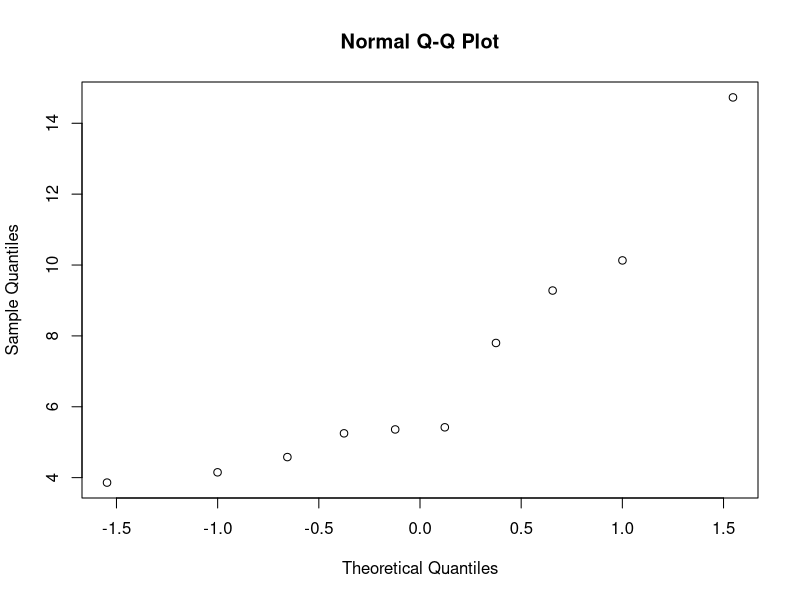
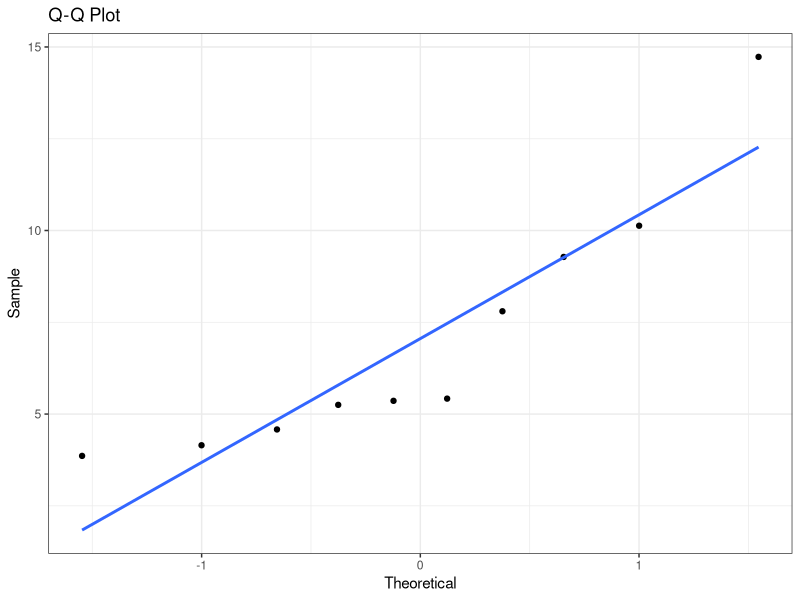
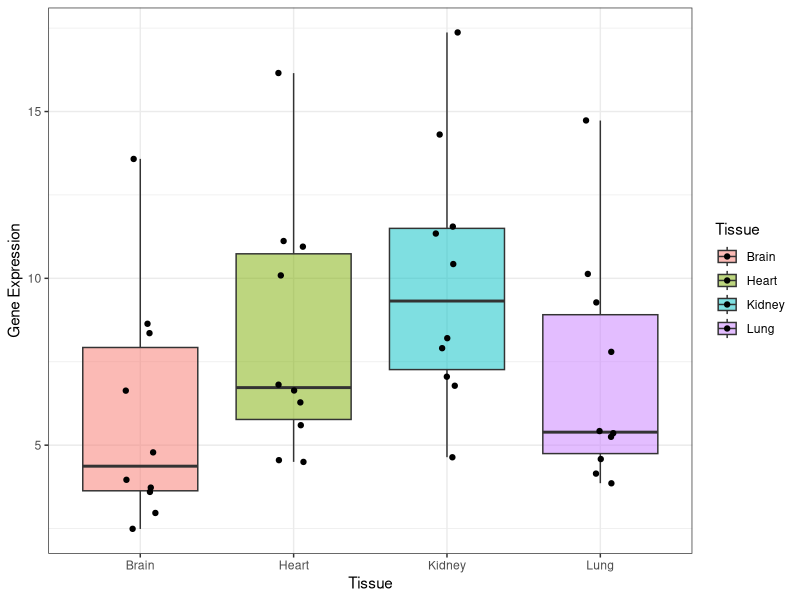

The R script that drew these images, in order:
############ Prereqs ############
options(stringsAsFactors = FALSE, scipen = 600)
oldPar <- par()
os <- Sys.info()["sysname"]
baseDir <- ifelse(os == "Windows", "C:/Users/ptrainor/gdrive", "~/gdrive")

library(tidyverse)

setwd(paste0(baseDir, "/iTeach/AST_505/myLectures/lecture15_NonParametricAlt"))

############ Non parametric ANOVA ############
set.seed(6)
x1 <- round(rchisq(10, df = 5), 2) + 3
x1[x1 == 7.13] <- 9.12
set.seed(66)
x2 <- sample(x1 + round(rnorm(10, 1, 1), 2), size = 10)
set.seed(666)
x3 <- sample(x1 + round(rnorm(10, 3, 1), 2), size = 10)
set.seed(6666)
x4 <- sample(x1 + round(rnorm(10, -1, 1), 2), size = 10)

df1 <- data.frame(x = c(x1, x2, x3, x4), Tissue = factor(c(rep("Lung", 10), rep("Heart", 10), rep("Kidney", 10), rep("Brain", 10))))

wilcox.test(x4, x3)
kruskal.test(x ~ Tissue, data = df1)

qqP1 <- data.frame(qqnorm(x1))
png(filename = "QQPlot.png", height = 4.5, width = 6, units = "in", res = 300)
ggplot(qqP1, aes(x = x, y = y)) + geom_point() + stat_smooth(method = lm, se = FALSE) + theme_bw() + 
  labs(x = "Theoretical", y = "Sample") + ggtitle("Q-Q Plot")
dev.off()

png(filename = "GE.png", height = 4, width = 6, units = "in", res = 300)
set.seed(2222)
ggplot(df1, aes(y = x, x = Tissue, group = Tissue, fill = Tissue)) + geom_boxplot(width = .75, alpha = .5) + 
  geom_jitter(width = .1) + theme_bw() + labs(y = "Gene Expression")
dev.off()


# Add ranks:
write.csv(df1, file = "df1.csv")
df1$Rank <- rank(df1$x)

# Calculate the T's: 
df1 %>% group_by(Tissue) %>% summarize(sr = sum(Rank), srn = sr**2 / length(Rank)) %>% as.data.frame()
df1 %>% group_by(Tissue) %>% summarize(sr = sum(Rank), srn = sr**2 / length(Rank)) %>% 
  summarize(sum(srn)) %>% as.data.frame()

# Test statistic:
round(12/(40*41) * 17928.4 - 3*41, 3)

pchisq(8.1834, 3, lower.tail = FALSE)
